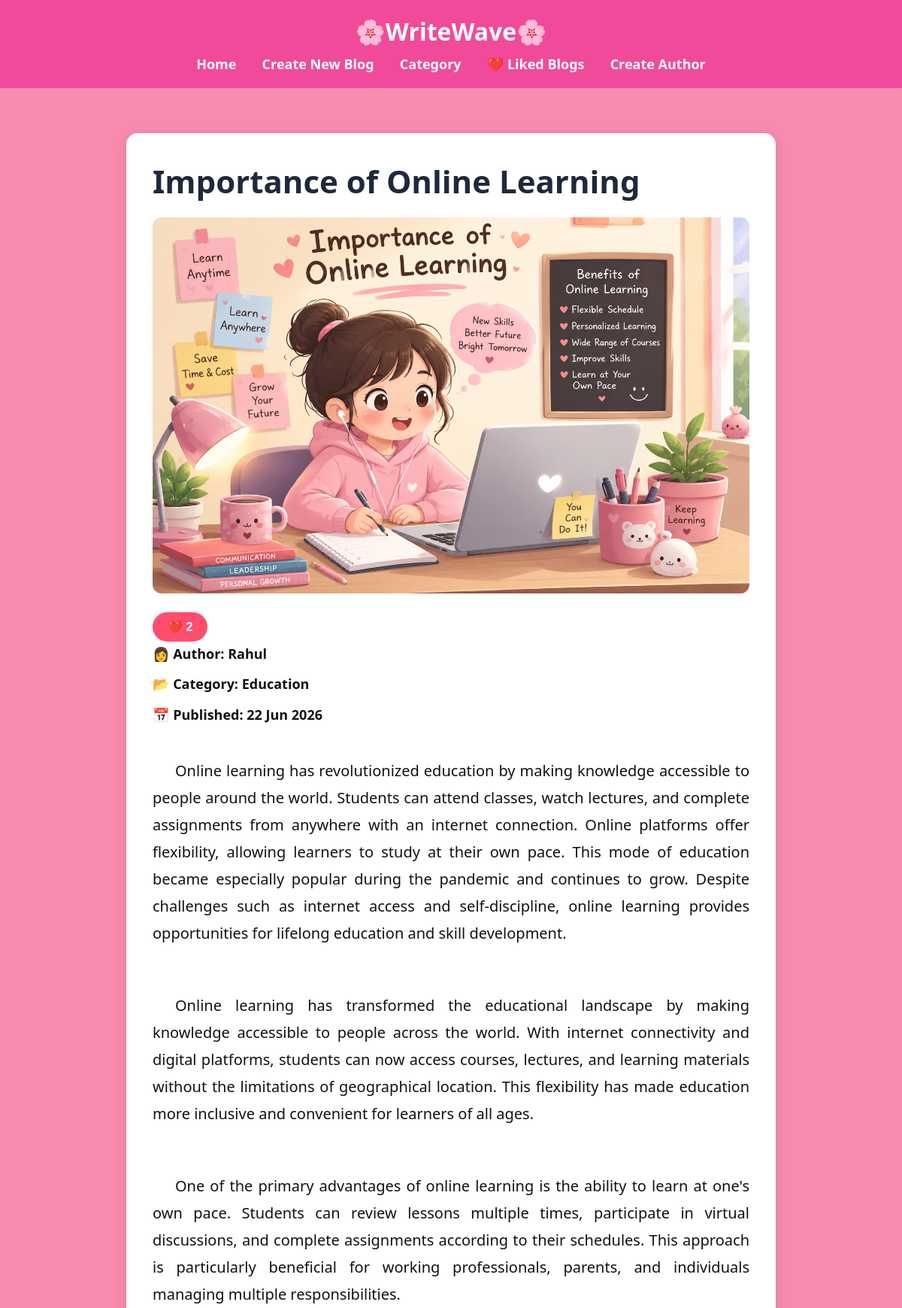
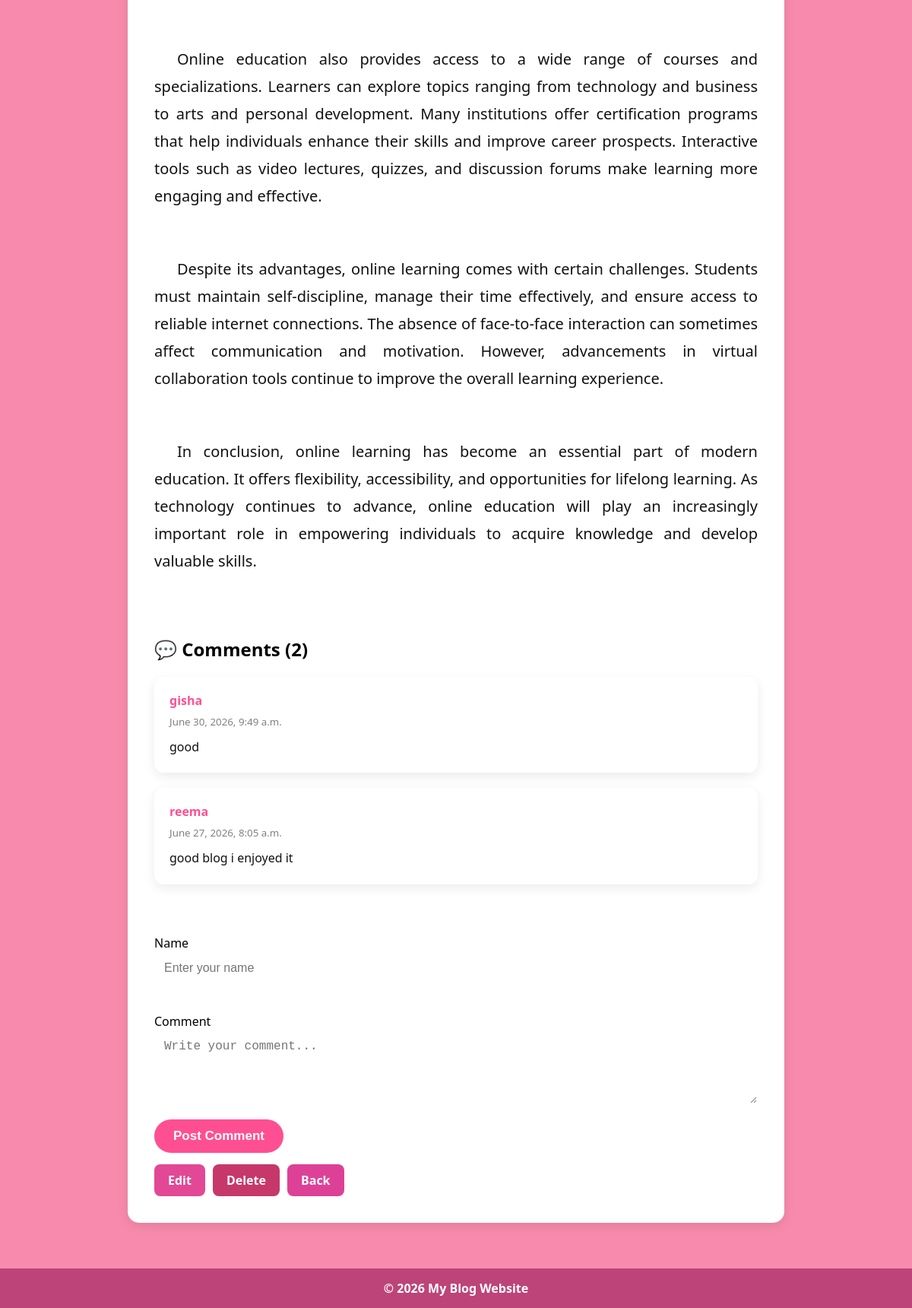
The page /detail/2/ on the database its author committed (2 pictures, top to bottom).
### blog/models.py (models this page shows, shortened)
class Blog(models.Model):
    title = models.CharField(max_length=100)
    author = models.ForeignKey(
        Author,
        on_delete=models.CASCADE,
        null=True,
        blank=True
    )
    category = models.ForeignKey(
        Category,
        on_delete=models.CASCADE,
        null=True,
        blank=True
    )
    content = models.TextField()
    image = models.ImageField(
        upload_to='blog_images/',
        null=True,
        blank=True
    )
    created_at = models.DateTimeField(auto_now_add=True)
    views = models.PositiveIntegerField(default=0)
    likes = models.PositiveIntegerField(default=0)
    liked = models.BooleanField(default=False)

class Author(models.Model):
    name = models.CharField(max_length=100)
    email = models.EmailField()
    bio = models.TextField()
    def __str__(self):
        return self.name

class Category(models.Model):
    name = models.CharField(max_length=50)

class Comment(models.Model):
    blog = models.ForeignKey(
        Blog,
        on_delete=models.CASCADE
    )
    name = models.CharField(max_length=100)
    comment = models.TextField()
    created_at = models.DateTimeField(
        auto_now_add=True
    )

### blog/views.py (the view)
def detail(request, id):
    blog = get_object_or_404(Blog, id=id)
    blog.views += 1
    blog.save()
    if request.method == 'POST':
        form = CommentForm(request.POST)
        if form.is_valid():
            comment = form.save(commit=False)
            comment.blog = blog
            comment.save()
            return redirect('detail', id=blog.id)
    else:
        form = CommentForm()
    comments = blog.comment_set.all().order_by('-created_at')
    return render(request, 'blog/detail.html', {
        'blog': blog,
        'form': form,
        'comments': comments
    })

### blog/forms.py
class CommentForm(forms.ModelForm):
    class Meta:
        model = Comment
        fields = ['name', 'comment']
        widgets = {
            'name': forms.TextInput(attrs={
                'class': 'form-control',
                'placeholder': 'Enter your name'
            }),
            'comment': forms.Textarea(attrs={
                'class': 'form-control',
                'placeholder': 'Write your comment...',
                'rows': 4
            }),
        }

### blog/templates/blog/detail.html (shortened to what this page needs)
{% extends 'blog/base.html' %}
{% block content %}
<div class="detail-card">
<h1>{{ blog.title }}</h1>
{% if blog.image %}
    <img src="{{ blog.image.url }}"
         alt="{{ blog.title }}"
         class="detail-image">
{% endif %}
<form method="post" action="{% url 'like_blog' blog.id %}">
    <button type="submit" class="like-btn">
        ❤️ {{ blog.likes }}
    </button>
</form>
<p class="meta">
    👩 Author: {{ blog.author }}
</p>
<p class="meta">
    📂 Category: {{ blog.category.name }}
</p>
<p class="meta">
    📅 Published: {{ blog.created_at|date:"d M Y" }}
</p>
<hr>
<div class="blog-content">
    {{ blog.content|linebreaks }}
</div>
<hr>
<h2>💬 Comments ({{ comments|length }})</h2>
{% for comment in comments %}
<div class="comment-box">
    <h4>{{ comment.name }}</h4>
    <small>{{ comment.created_at }}</small>
    <p>{{ comment.comment }}</p>
</div>
{% empty %}
<p>No comments yet. Be the first to comment!</p>
{% endfor %}
<hr>
<h3>Leave a Comment</h3>
<form method="POST">
{{ form.name.label }}
{{ form.name }}
<br><br>
{{ form.comment.label }}
{{ form.comment }}
    <button type="submit" class="comment-btn">
        Post Comment
    </button>
</form>
<div class="button-group">
    <a href="/update/{{ blog.id }}/"
       class="edit-btn">
       Edit
    </a>
    <a href="/delete/{{ blog.id }}/"
       class="delete-btn">
       Delete
    </a>
    <a href="/"
       class="back-btn">
       Back
    </a>
</div>
</div>
{% endblock %}

### blog/static/css/style.css (style rules this page uses)
* { margin:0; padding:0; box-sizing:border-box; transition:all 0.2s ease; }
html, body { height:100%; font-family:'Segoe UI',sans-serif; background:#f88bad; }
body { display:flex; flex-direction:column; min-height:100vh; }
.like-btn { background:#ff4d6d; color:white; border:none; border-radius:30px; padding:10px 20px; cursor:pointer; font-size:16px; transition:.3s; }
.btn, .edit-btn, .delete-btn, .back-btn, button { display:inline-block; padding:10px 18px; border:none; border-radius:8px; text-decoration:none; color:white; font-weight:bold; cursor:pointer; }
.edit-btn { background:#e24895; }
.delete-btn { background:#c6386a; }
.back-btn { background:#dd4197; }
button { background:#f24ea5; }
.detail-card { width:80%; margin:30px auto; background:white; padding:35px; border-radius:15px; box-shadow:0 4px 15px rgba(0,0,0,0.1); }
.detail-card h1 { font-size:42px; margin-bottom:20px; color:#1e293b; }
.detail-image { width:100%; max-height:500px; object-fit:fill; border-radius:12px; margin-bottom:20px; }
.meta { font-size:18px; font-weight:600; margin-bottom:8px; color:#222; }
.blog-content { font-size:20px; line-height:2.2; text-align:justify; color:#333; }
.blog-content p { margin-bottom:60px; text-indent:30px; }
.button-group { display:flex; gap:10px; margin-top:25px; }
hr { margin:20px 0; border:none; border-top:1px solid #fff; }
.detail-card h3 { color:#fff; }
.detail-card p { color:#111; line-height:1.8; }
input, textarea, select { width:100%; padding:12px; margin-bottom:15px; border:1px solid white; border-radius:8px; font-size:16px; }
.button-group { margin-top:15px; }
.comment-box { background:white; padding:20px; margin:20px 0; border-radius:12px; box-shadow:0 5px 15px rgba(0,0,0,.08); }
.comment-box h4 { color:#ff4f93; margin-bottom:5px; }
.comment-box small { color:gray; }
.comment-box p { margin-top:10px; line-height:1.7; }
.comment-btn { background:#ff4f93; color:white; border:none; padding:12px 25px; border-radius:30px; font-size:17px; cursor:pointer; transition:.3s; }

### rows shown on the page
Blog: title "Importance of Online Learning", image (picture), likes "2", author "Rahul", category.name "Education", created_at "22 Jun 2026", content "Online learning has revolutionized education by making knowledge accessible to people around the world. Students can attend classes, watch lectures, and complete assignments from anywhere with an internet connection. Online platforms offer flexibility, allowing learners to study at their own pace. This mode of education became especially popular during the pandemic and continues to grow. Despite challenges such as internet access and self-discipline, online learning provides opportunities for lifelong education and skill development. Online learning has transformed the educational landscape by making knowledge accessible to people across the world. With internet connectivity and digital…"
Comment: name "gisha", created_at "June 30, 2026, 9:49 a.m.", comment "good"
Comment: name "reema", created_at "June 27, 2026, 8:05 a.m.", comment "good blog i enjoyed it"

### other values the page prints
{{ comments|length }} "2"
